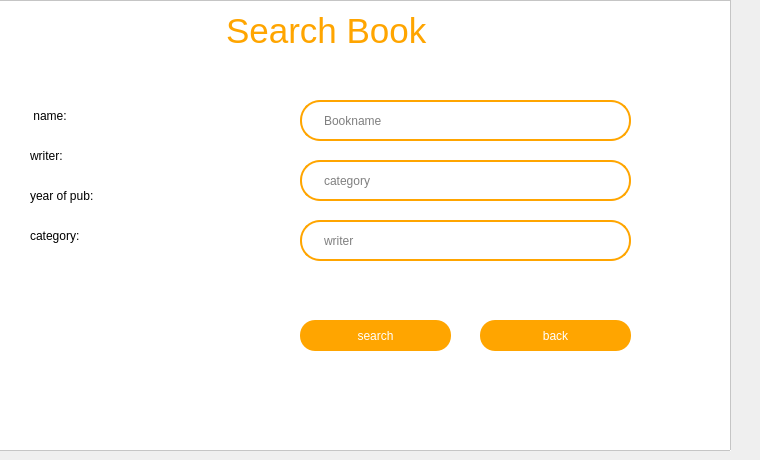
     <widget class="QWidget" name="page_11">
      <widget class="QFrame" name="frame_14">
       <property name="geometry">
        <rect>
         <x>-20</x>
         <y>0</y>
         <width>751</width>
         <height>451</height>
        </rect>
       </property>
       <property name="styleSheet">
        <string notr="true">background: #fff;</string>
       </property>
       <property name="frameShape">
        <enum>QFrame::StyledPanel</enum>
       </property>
       <property name="frameShadow">
        <enum>QFrame::Raised</enum>
       </property>
       <widget class="QLabel" name="label_11">
        <property name="geometry">
         <rect>
          <x>200</x>
          <y>10</y>
          <width>381</width>
          <height>41</height>
         </rect>
        </property>
        <property name="font">
         <font>
          <pointsize>-1</pointsize>
         </font>
        </property>
        <property name="styleSheet">
         <string notr="true">text-align: center;
color: #ffa500;
margin: 0 auto;
font-size: 35px;
font-family: 'Droid Sans';</string>
        </property>
        <property name="text">
         <string>Search Book</string>
        </property>
       </widget>
       <widget class="QPushButton" name="search">
        <property name="geometry">
         <rect>
          <x>320</x>
          <y>320</y>
          <width>151</width>
          <height>31</height>
         </rect>
        </property>
        <property name="styleSheet">
         <string notr="true">Padding: 1px;
Border-radius: 15px;
Background: #ffa500;
Color: #fff;</string>
        </property>
        <property name="text">
         <string>search</string>
        </property>
       </widget>
       <widget class="QLabel" name="book">
        <property name="geometry">
         <rect>
          <x>50</x>
          <y>100</y>
          <width>51</width>
          <height>31</height>
         </rect>
        </property>
        <property name="styleSheet">
         <string notr="true">color: #000;</string>
        </property>
        <property name="text">
         <string> name:</string>
        </property>
       </widget>
       <widget class="QLineEdit" name="bookname_2">
        <property name="geometry">
         <rect>
          <x>320</x>
          <y>100</y>
          <width>331</width>
          <height>41</height>
         </rect>
        </property>
        <property name="palette">
         <palette>
          <active>
           <colorrole role="WindowText">
            <brush brushstyle="SolidPattern">
             <color alpha="255">
              <red>0</red>
              <green>0</green>
              <blue>0</blue>
             </color>
            </brush>
           </colorrole>
           <colorrole role="Button">
            <brush brushstyle="SolidPattern">
             <color alpha="255">
              <red>255</red>
              <green>255</green>
              <blue>255</blue>
             </color>
            </brush>
           </colorrole>
           <colorrole role="Light">
            <brush brushstyle="SolidPattern">
             <color alpha="255">
              <red>255</red>
              <green>255</green>
              <blue>255</blue>
             </color>
            </brush>
           </colorrole>
           <colorrole role="Text">
            <brush brushstyle="SolidPattern">
             <color alpha="255">
              <red>0</red>
              <green>0</green>
              <blue>0</blue>
             </color>
            </brush>
           </colorrole>
           <colorrole role="ButtonText">
            <brush brushstyle="SolidPattern">
             <color alpha="255">
              <red>0</red>
              <green>0</green>
              <blue>0</blue>
             </color>
            </brush>
           </colorrole>
           <colorrole role="Base">
            <brush brushstyle="SolidPattern">
             <color alpha="255">
              <red>255</red>
              <green>255</green>
              <blue>255</blue>
             </color>
            </brush>
           </colorrole>
           <colorrole role="Window">
            <brush brushstyle="SolidPattern">
             <color alpha="255">
              <red>255</red>
              <green>255</green>
              <blue>255</blue>
             </color>
            </brush>
           </colorrole>
           <colorrole role="PlaceholderText">
            <brush brushstyle="SolidPattern">
             <color alpha="255">
              <red>0</red>
              <green>0</green>
              <blue>0</blue>
             </color>
            </brush>
           </colorrole>
          </active>
          <inactive>
           <colorrole role="WindowText">
            <brush brushstyle="SolidPattern">
             <color alpha="255">
              <red>0</red>
              <green>0</green>
              <blue>0</blue>
             </color>
            </brush>
           </colorrole>
           <colorrole role="Button">
            <brush brushstyle="SolidPattern">
             <color alpha="255">
              <red>255</red>
              <green>255</green>
              <blue>255</blue>
             </color>
            </brush>
           </colorrole>
           <colorrole role="Light">
            <brush brushstyle="SolidPattern">
             <color alpha="255">
              <red>255</red>
              <green>255</green>
              <blue>255</blue>
             </color>
            </brush>
           </colorrole>
           <colorrole role="Text">
            <brush brushstyle="SolidPattern">
             <color alpha="255">
              <red>0</red>
              <green>0</green>
              <blue>0</blue>
             </color>
            </brush>
           </colorrole>
           <colorrole role="ButtonText">
            <brush brushstyle="SolidPattern">
             <color alpha="255">
              <red>0</red>
              <green>0</green>
              <blue>0</blue>
             </color>
            </brush>
           </colorrole>
           <colorrole role="Base">
            <brush brushstyle="SolidPattern">
             <color alpha="255">
              <red>255</red>
              <green>255</green>
              <blue>255</blue>
             </color>
            </brush>
           </colorrole>
           <colorrole role="Window">
            <brush brushstyle="SolidPattern">
             <color alpha="255">
              <red>255</red>
              <green>255</green>
              <blue>255</blue>
             </color>
            </brush>
           </colorrole>
           <colorrole role="PlaceholderText">
            <brush brushstyle="SolidPattern">
             <color alpha="255">
              <red>0</red>
              <green>0</green>
              <blue>0</blue>
             </color>
            </brush>
           </colorrole>
          </inactive>
          <disabled>
           <colorrole role="WindowText">
            <brush brushstyle="SolidPattern">
             <color alpha="255">
              <red>0</red>
              <green>0</green>
              <blue>0</blue>
             </color>
            </brush>
           </colorrole>
           <colorrole role="Button">
            <brush brushstyle="SolidPattern">
             <color alpha="255">
              <red>255</red>
              <green>255</green>
              <blue>255</blue>
             </color>
            </brush>
           </colorrole>
           <colorrole role="Light">
            <brush brushstyle="SolidPattern">
             <color alpha="255">
              <red>255</red>
              <green>255</green>
              <blue>255</blue>
             </color>
            </brush>
           </colorrole>
           <colorrole role="Text">
            <brush brushstyle="SolidPattern">
             <color alpha="255">
              <red>0</red>
              <green>0</green>
              <blue>0</blue>
             </color>
            </brush>
           </colorrole>
           <colorrole role="ButtonText">
            <brush brushstyle="SolidPattern">
             <color alpha="255">
              <red>0</red>
              <green>0</green>
              <blue>0</blue>
             </color>
            </brush>
           </colorrole>
           <colorrole role="Base">
            <brush brushstyle="SolidPattern">
             <color alpha="255">
              <red>255</red>
              <green>255</green>
              <blue>255</blue>
             </color>
            </brush>
           </colorrole>
           <colorrole role="Window">
            <brush brushstyle="SolidPattern">
             <color alpha="255">
              <red>255</red>
              <green>255</green>
              <blue>255</blue>
             </color>
            </brush>
           </colorrole>
           <colorrole role="PlaceholderText">
            <brush brushstyle="SolidPattern">
             <color alpha="255">
              <red>0</red>
              <green>0</green>
              <blue>0</blue>
             </color>
            </brush>
           </colorrole>
          </disabled>
         </palette>
        </property>
        <property name="font">
         <font>
          <kerning>true</kerning>
         </font>
        </property>
        <property name="layoutDirection">
         <enum>Qt::LeftToRight</enum>
        </property>
        <property name="styleSheet">
         <string notr="true">padding-left: 20px;
padding-right: 20px;
border-radius: 20px;
background: #ffffff;
border: 2px solid #ffa500;
color: #000000;</string>
        </property>
        <property name="text">
         <string/>
        </property>
        <property name="frame">
         <bool>false</bool>
        </property>
        <property name="cursorPosition">
         <number>0</number>
        </property>
        <property name="placeholderText">
         <string>Bookname</string>
        </property>
       </widget>
       <widget class="QPushButton" name="back_3">
        <property name="geometry">
         <rect>
          <x>500</x>
          <y>320</y>
          <width>151</width>
          <height>31</height>
         </rect>
        </property>
        <property name="styleSheet">
         <string notr="true">Padding: 1px;
Border-radius: 15px;
Background: #ffa500;
Color: #fff;</string>
        </property>
        <property name="text">
         <string>back</string>
        </property>
       </widget>
       <widget class="QLabel" name="writer">
        <property name="geometry">
         <rect>
          <x>50</x>
          <y>140</y>
          <width>51</width>
          <height>31</height>
         </rect>
        </property>
        <property name="styleSheet">
         <string notr="true">color: #000;</string>
        </property>
        <property name="text">
         <string>writer:</string>
        </property>
       </widget>
       <widget class="QLabel" name="y_o_p">
        <property name="geometry">
         <rect>
          <x>50</x>
          <y>180</y>
          <width>81</width>
          <height>31</height>
         </rect>
        </property>
        <property name="styleSheet">
         <string notr="true">color: #000;</string>
        </property>
        <property name="text">
         <string>year of pub:</string>
        </property>
       </widget>
       <widget class="QLabel" name="categorylable">
        <property name="geometry">
         <rect>
          <x>50</x>
          <y>220</y>
          <width>71</width>
          <height>31</height>
         </rect>
        </property>
        <property name="styleSheet">
         <string notr="true">color: #000;</string>
        </property>
        <property name="text">
         <string>category:</string>
        </property>
       </widget>
       <widget class="QLabel" name="book_2">
        <property name="geometry">
         <rect>
          <x>130</x>
          <y>100</y>
          <width>181</width>
          <height>31</height>
         </rect>
        </property>
        <property name="styleSheet">
         <string notr="true">color: #000;</string>
        </property>
        <property name="text">
         <string/>
        </property>
       </widget>
       <widget class="QLabel" name="writer_2">
        <property name="geometry">
         <rect>
          <x>130</x>
          <y>140</y>
          <width>181</width>
          <height>31</height>
         </rect>
        </property>
        <property name="styleSheet">
         <string notr="true">color: #000;</string>
        </property>
        <property name="text">
         <string/>
        </property>
       </widget>
       <widget class="QLabel" name="y_o_p_2">
        <property name="geometry">
         <rect>
          <x>140</x>
          <y>180</y>
          <width>191</width>
          <height>31</height>
         </rect>
        </property>
        <property name="styleSheet">
         <string notr="true">color: #000;</string>
        </property>
        <property name="text">
         <string/>
        </property>
       </widget>
       <widget class="QLabel" name="categorylable_2">
        <property name="geometry">
         <rect>
          <x>120</x>
          <y>220</y>
          <width>151</width>
          <height>31</height>
         </rect>
        </property>
        <property name="styleSheet">
         <string notr="true">color: #000;</string>
        </property>
        <property name="text">
         <string/>
        </property>
       </widget>
       <widget class="QLabel" name="bookimg_2">
        <property name="geometry">
         <rect>
          <x>40</x>
          <y>270</y>
          <width>128</width>
          <height>128</height>
         </rect>
        </property>
        <property name="styleSheet">
         <string notr="true"/>
        </property>
        <property name="text">
         <string>&lt;img src=&quot;:user.png&quot; /&gt;</string>
        </property>
       </widget>
       <widget class="QLineEdit" name="category_2">
        <property name="geometry">
         <rect>
          <x>320</x>
          <y>160</y>
          <width>331</width>
          <height>41</height>
         </rect>
        </property>
        <property name="palette">
         <palette>
          <active>
           <colorrole role="WindowText">
            <brush brushstyle="SolidPattern">
             <color alpha="255">
              <red>0</red>
              <green>0</green>
              <blue>0</blue>
             </color>
            </brush>
           </colorrole>
           <colorrole role="Button">
            <brush brushstyle="SolidPattern">
             <color alpha="255">
              <red>255</red>
              <green>255</green>
              <blue>255</blue>
             </color>
            </brush>
           </colorrole>
           <colorrole role="Light">
            <brush brushstyle="SolidPattern">
             <color alpha="255">
              <red>255</red>
              <green>255</green>
              <blue>255</blue>
             </color>
            </brush>
           </colorrole>
           <colorrole role="Text">
            <brush brushstyle="SolidPattern">
             <color alpha="255">
              <red>0</red>
              <green>0</green>
              <blue>0</blue>
             </color>
            </brush>
           </colorrole>
           <colorrole role="ButtonText">
            <brush brushstyle="SolidPattern">
             <color alpha="255">
              <red>0</red>
              <green>0</green>
              <blue>0</blue>
             </color>
            </brush>
           </colorrole>
           <colorrole role="Base">
            <brush brushstyle="SolidPattern">
             <color alpha="255">
              <red>255</red>
              <green>255</green>
              <blue>255</blue>
             </color>
            </brush>
           </colorrole>
           <colorrole role="Window">
            <brush brushstyle="SolidPattern">
             <color alpha="255">
              <red>255</red>
              <green>255</green>
              <blue>255</blue>
             </color>
            </brush>
           </colorrole>
           <colorrole role="PlaceholderText">
            <brush brushstyle="SolidPattern">
             <color alpha="255">
              <red>0</red>
              <green>0</green>
              <blue>0</blue>
             </color>
            </brush>
           </colorrole>
          </active>
          <inactive>
           <colorrole role="WindowText">
            <brush brushstyle="SolidPattern">
             <color alpha="255">
              <red>0</red>
              <green>0</green>
              <blue>0</blue>
             </color>
            </brush>
           </colorrole>
           <colorrole role="Button">
            <brush brushstyle="SolidPattern">
             <color alpha="255">
              <red>255</red>
              <green>255</green>
              <blue>255</blue>
             </color>
            </brush>
           </colorrole>
           <colorrole role="Light">
            <brush brushstyle="SolidPattern">
             <color alpha="255">
              <red>255</red>
              <green>255</green>
              <blue>255</blue>
             </color>
            </brush>
           </colorrole>
           <colorrole role="Text">
            <brush brushstyle="SolidPattern">
             <color alpha="255">
              <red>0</red>
              <green>0</green>
              <blue>0</blue>
             </color>
            </brush>
           </colorrole>
           <colorrole role="ButtonText">
            <brush brushstyle="SolidPattern">
             <color alpha="255">
              <red>0</red>
              <green>0</green>
              <blue>0</blue>
             </color>
            </brush>
           </colorrole>
           <colorrole role="Base">
            <brush brushstyle="SolidPattern">
             <color alpha="255">
              <red>255</red>
              <green>255</green>
              <blue>255</blue>
             </color>
            </brush>
           </colorrole>
           <colorrole role="Window">
            <brush brushstyle="SolidPattern">
             <color alpha="255">
              <red>255</red>
              <green>255</green>
              <blue>255</blue>
             </color>
            </brush>
           </colorrole>
           <colorrole role="PlaceholderText">
            <brush brushstyle="SolidPattern">
             <color alpha="255">
              <red>0</red>
              <green>0</green>
              <blue>0</blue>
             </color>
            </brush>
           </colorrole>
          </inactive>
          <disabled>
           <colorrole role="WindowText">
            <brush brushstyle="SolidPattern">
             <color alpha="255">
              <red>0</red>
              <green>0</green>
              <blue>0</blue>
             </color>
            </brush>
           </colorrole>
           <colorrole role="Button">
            <brush brushstyle="SolidPattern">
             <color alpha="255">
              <red>255</red>
              <green>255</green>
              <blue>255</blue>
             </color>
            </brush>
           </colorrole>
           <colorrole role="Light">
            <brush brushstyle="SolidPattern">
             <color alpha="255">
              <red>255</red>
              <green>255</green>
              <blue>255</blue>
             </color>
            </brush>
           </colorrole>
           <colorrole role="Text">
            <brush brushstyle="SolidPattern">
             <color alpha="255">
              <red>0</red>
              <green>0</green>
              <blue>0</blue>
             </color>
            </brush>
           </colorrole>
           <colorrole role="ButtonText">
            <brush brushstyle="SolidPattern">
             <color alpha="255">
              <red>0</red>
              <green>0</green>
              <blue>0</blue>
             </color>
            </brush>
           </colorrole>
           <colorrole role="Base">
            <brush brushstyle="SolidPattern">
             <color alpha="255">
              <red>255</red>
              <green>255</green>
              <blue>255</blue>
             </color>
            </brush>
           </colorrole>
           <colorrole role="Window">
            <brush brushstyle="SolidPattern">
             <color alpha="255">
              <red>255</red>
              <green>255</green>
              <blue>255</blue>
             </color>
            </brush>
           </colorrole>
           <colorrole role="PlaceholderText">
            <brush brushstyle="SolidPattern">
             <color alpha="255">
              <red>0</red>
              <green>0</green>
              <blue>0</blue>
             </color>
            </brush>
           </colorrole>
          </disabled>
         </palette>
        </property>
        <property name="font">
         <font>
          <kerning>true</kerning>
         </font>
        </property>
        <property name="layoutDirection">
         <enum>Qt::LeftToRight</enum>
        </property>
        <property name="styleSheet">
         <string notr="true">padding-left: 20px;
padding-right: 20px;
border-radius: 20px;
background: #ffffff;
border: 2px solid #ffa500;
color: #000000;</string>
        </property>
        <property name="text">
         <string/>
        </property>
        <property name="frame">
         <bool>false</bool>
        </property>
        <property name="cursorPosition">
         <number>0</number>
        </property>
        <property name="placeholderText">
         <string>category</string>
        </property>
       </widget>
       <widget class="QLineEdit" name="writer_3">
        <property name="geometry">
         <rect>
          <x>320</x>
          <y>220</y>
          <width>331</width>
          <height>41</height>
         </rect>
        </property>
        <property name="palette">
         <palette>
          <active>
           <colorrole role="WindowText">
            <brush brushstyle="SolidPattern">
             <color alpha="255">
              <red>0</red>
              <green>0</green>
              <blue>0</blue>
             </color>
            </brush>
           </colorrole>
           <colorrole role="Button">
            <brush brushstyle="SolidPattern">
             <color alpha="255">
              <red>255</red>
              <green>255</green>
              <blue>255</blue>
             </color>
            </brush>
           </colorrole>
           <colorrole role="Light">
            <brush brushstyle="SolidPattern">
             <color alpha="255">
              <red>255</red>
              <green>255</green>
              <blue>255</blue>
             </color>
            </brush>
           </colorrole>
           <colorrole role="Text">
            <brush brushstyle="SolidPattern">
             <color alpha="255">
              <red>0</red>
              <green>0</green>
              <blue>0</blue>
             </color>
            </brush>
           </colorrole>
           <colorrole role="ButtonText">
            <brush brushstyle="SolidPattern">
             <color alpha="255">
              <red>0</red>
              <green>0</green>
              <blue>0</blue>
             </color>
            </brush>
           </colorrole>
           <colorrole role="Base">
            <brush brushstyle="SolidPattern">
             <color alpha="255">
              <red>255</red>
              <green>255</green>
              <blue>255</blue>
             </color>
            </brush>
           </colorrole>
           <colorrole role="Window">
            <brush brushstyle="SolidPattern">
             <color alpha="255">
              <red>255</red>
              <green>255</green>
              <blue>255</blue>
             </color>
            </brush>
           </colorrole>
           <colorrole role="PlaceholderText">
            <brush brushstyle="SolidPattern">
             <color alpha="255">
              <red>0</red>
              <green>0</green>
              <blue>0</blue>
             </color>
            </brush>
           </colorrole>
          </active>
          <inactive>
           <colorrole role="WindowText">
            <brush brushstyle="SolidPattern">
             <color alpha="255">
              <red>0</red>
              <green>0</green>
              <blue>0</blue>
             </color>
            </brush>
           </colorrole>
           <colorrole role="Button">
            <brush brushstyle="SolidPattern">
             <color alpha="255">
              <red>255</red>
              <green>255</green>
              <blue>255</blue>
             </color>
            </brush>
           </colorrole>
           <colorrole role="Light">
            <brush brushstyle="SolidPattern">
             <color alpha="255">
              <red>255</red>
              <green>255</green>
              <blue>255</blue>
             </color>
            </brush>
           </colorrole>
           <colorrole role="Text">
            <brush brushstyle="SolidPattern">
             <color alpha="255">
              <red>0</red>
              <green>0</green>
              <blue>0</blue>
             </color>
            </brush>
           </colorrole>
           <colorrole role="ButtonText">
            <brush brushstyle="SolidPattern">
             <color alpha="255">
              <red>0</red>
              <green>0</green>
              <blue>0</blue>
             </color>
            </brush>
           </colorrole>
           <colorrole role="Base">
            <brush brushstyle="SolidPattern">
             <color alpha="255">
              <red>255</red>
              <green>255</green>
              <blue>255</blue>
             </color>
            </brush>
           </colorrole>
           <colorrole role="Window">
            <brush brushstyle="SolidPattern">
             <color alpha="255">
              <red>255</red>
              <green>255</green>
              <blue>255</blue>
             </color>
            </brush>
           </colorrole>
           <colorrole role="PlaceholderText">
            <brush brushstyle="SolidPattern">
             <color alpha="255">
              <red>0</red>
              <green>0</green>
              <blue>0</blue>
             </color>
            </brush>
           </colorrole>
          </inactive>
          <disabled>
           <colorrole role="WindowText">
            <brush brushstyle="SolidPattern">
             <color alpha="255">
              <red>0</red>
              <green>0</green>
              <blue>0</blue>
             </color>
            </brush>
           </colorrole>
           <colorrole role="Button">
            <brush brushstyle="SolidPattern">
             <color alpha="255">
              <red>255</red>
              <green>255</green>
              <blue>255</blue>
             </color>
            </brush>
           </colorrole>
           <colorrole role="Light">
            <brush brushstyle="SolidPattern">
             <color alpha="255">
              <red>255</red>
              <green>255</green>
              <blue>255</blue>
             </color>
            </brush>
           </colorrole>
           <colorrole role="Text">
            <brush brushstyle="SolidPattern">
             <color alpha="255">
              <red>0</red>
              <green>0</green>
              <blue>0</blue>
             </color>
            </brush>
           </colorrole>
           <colorrole role="ButtonText">
            <brush brushstyle="SolidPattern">
             <color alpha="255">
              <red>0</red>
              <green>0</green>
              <blue>0</blue>
             </color>
            </brush>
           </colorrole>
           <colorrole role="Base">
            <brush brushstyle="SolidPattern">
             <color alpha="255">
              <red>255</red>
              <green>255</green>
              <blue>255</blue>
             </color>
            </brush>
           </colorrole>
           <colorrole role="Window">
            <brush brushstyle="SolidPattern">
             <color alpha="255">
              <red>255</red>
              <green>255</green>
              <blue>255</blue>
             </color>
            </brush>
           </colorrole>
           <colorrole role="PlaceholderText">
            <brush brushstyle="SolidPattern">
             <color alpha="255">
              <red>0</red>
              <green>0</green>
              <blue>0</blue>
             </color>
            </brush>
           </colorrole>
          </disabled>
         </palette>
        </property>
        <property name="font">
         <font>
          <kerning>true</kerning>
         </font>
        </property>
        <property name="layoutDirection">
         <enum>Qt::LeftToRight</enum>
        </property>
        <property name="styleSheet">
         <string notr="true">padding-left: 20px;
padding-right: 20px;
border-radius: 20px;
background: #ffffff;
border: 2px solid #ffa500;
color: #000000;</string>
        </property>
        <property name="text">
         <string/>
        </property>
        <property name="frame">
         <bool>false</bool>
        </property>
        <property name="cursorPosition">
         <number>0</number>
        </property>
        <property name="placeholderText">
         <string>writer</string>
        </property>
       </widget>
      </widget>
     </widget>
